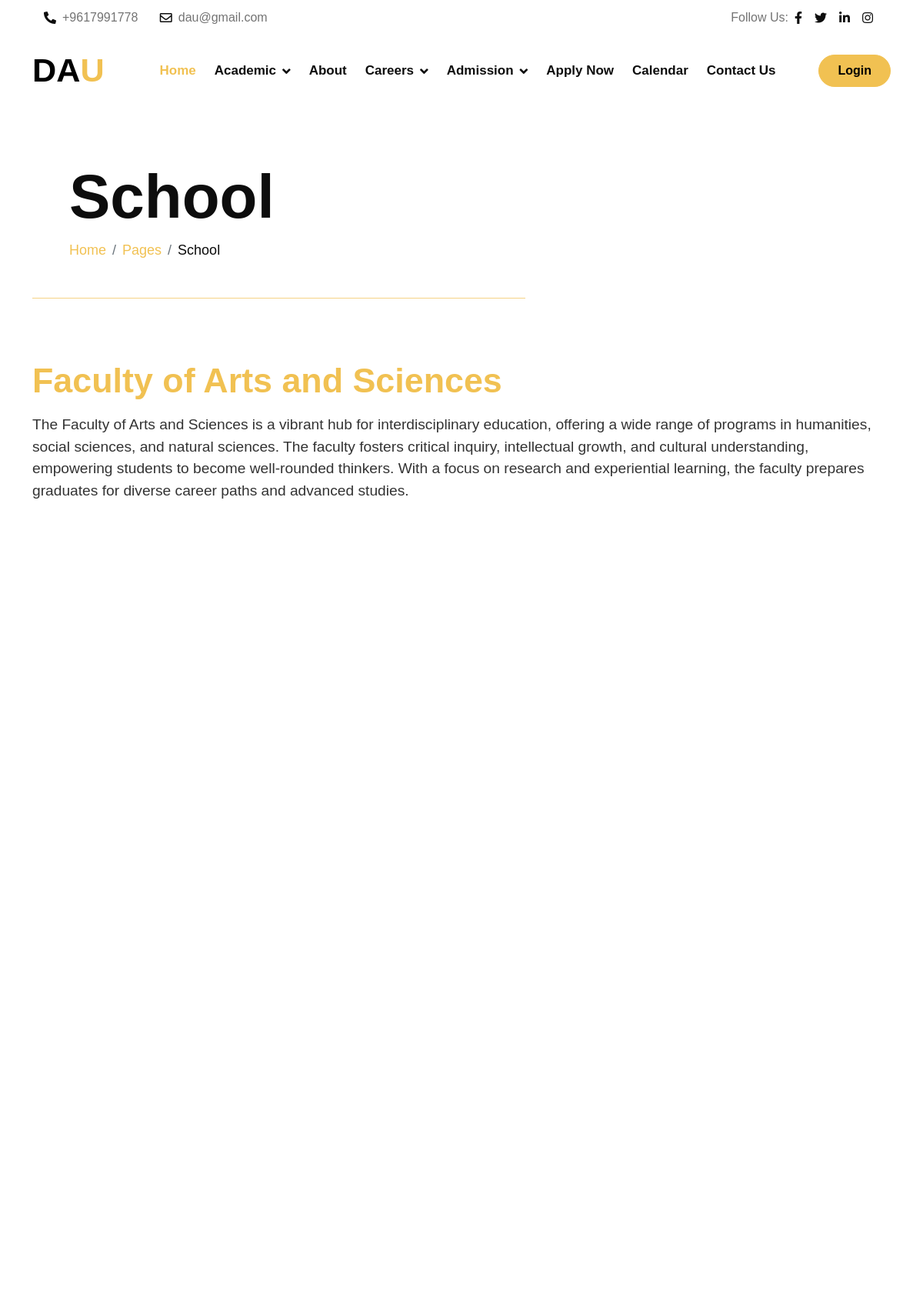
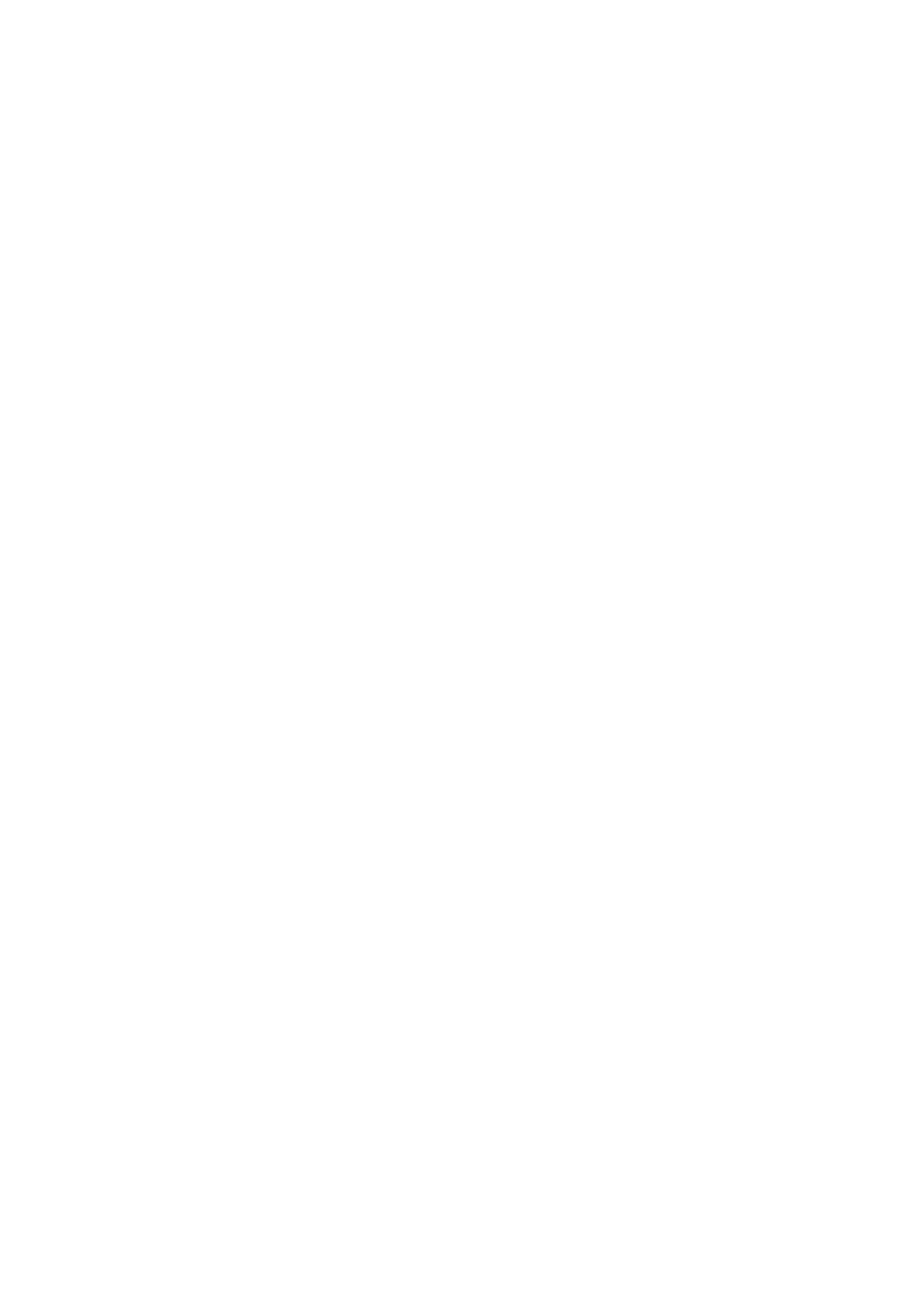
The app's page /Home/school.php (upper part) with its own data (2 pictures, top to bottom).
### tables this page shows
CREATE TABLE `moreinfo` (
  `Name` varchar(255) NOT NULL,
  `welcomeStatement` varchar(100) NOT NULL,
  `PhoneNumber` varchar(20) DEFAULT NULL,
  `Instagram` varchar(255) DEFAULT NULL,
  `Facebook` varchar(255) DEFAULT NULL,
  `Twitter` varchar(255) DEFAULT NULL,
  `Linkedin` varchar(255) DEFAULT NULL,
  `Email` varchar(255) DEFAULT NULL,
  `Location` varchar(255) DEFAULT NULL
);

CREATE TABLE `schools_home` (
  `schools_id` int(11) NOT NULL,
  `Schools` varchar(255) NOT NULL,
  `Description` text NOT NULL
);

### Home/class/DAL.class.php (called while the page is built, shortened)
<?php
class DAL
{
    public $servername = "localhost";
    public $username = "root";
    public $password = "";
    public $dbname = "university_db";
    private function connect()
    {
        $conn = new mysqli($this->servername, $this->username, $this->password, $this->dbname);
        return $conn;
    }
    public function getdata($sql)
    {
        $conn = $this->connect();
        $result = $conn->query($sql);
        $results = $result->fetch_all(MYSQLI_ASSOC);
        return $results;
    }
}

### Home/class/main.class.php (called while the page is built, shortened)
<?php
require_once('DAL.class.php');
class Main extends DAL
{
    function getAllInfo()
    {
        $sql = "SELECT * FROM moreinfo";
        return $this->getdata($sql);
    }
}

### Home/class/schools.class.php (called while the page is built)
<?php
require_once('DAL.class.php');
class School extends DAL
{
    function getSchools()
    {
        $sql = "SELECT * FROM schools_home";
        return $this->getdata($sql);
    }
}

### Home/school.php (the view, shortened to what this page needs)
<?php require_once('common/header.php'); ?>
<?php
require_once("class/schools.class.php");
$schools = new School();
$allSchools = $schools->getSchools();
?>
<body>
    <?php require_once('common/navbar.php'); ?>
    <div class="container-fluid hero-header">
        <div class="container">
            <div class="row">
                <div class="col-lg-7">
                    <div class="hero-header-inner animated zoomIn">
                        <h1 class="display-1 text-dark">School
                        </h1>
                        <ol class="breadcrumb mb-0">
                            <li class="breadcrumb-item"><a href="main.php">Home</a></li>
                            <li class="breadcrumb-item"><a href="#">Pages</a></li>
                            <li class="breadcrumb-item text-dark" aria-current="page">School</li>
                        </ol>
                    </div>
                </div>
            </div>
        </div>
    </div>
    <?php foreach ($allSchools as $schools) { ?>
        <section class="intro fade-in-section">
            <div class="container">
                <h2><?= nl2br(htmlspecialchars($schools['Schools'], ENT_QUOTES | ENT_SUBSTITUTE, 'UTF-8')) ?></h2>
                <p><?= nl2br(htmlspecialchars($schools['Description'], ENT_QUOTES | ENT_SUBSTITUTE, 'UTF-8')) ?></p>
            </div>
        </section>
    <?php } ?>
</body>
</html>

### Home/common/navbar.php (shortened to what this page needs)
<?php
require_once("class/main.class.php");
$info = new Main();
$allInfo = $info->getAllInfo();
?>
<div class="container-fluid fixed-top">
    <div class="container topbar d-none d-lg-block">
        <div class="topbar-inner" style="background-color: rgba(255, 255, 255, .5);">
            <div class="row gx-0">
                <div class="col-lg-7 text-start">
                    <div class="h-100 d-inline-flex align-items-center me-4">
                        <span class="fa fa-phone-alt me-2 text-dark"></span>
                        <a href="#" class="text-secondary"><span><?= $allInfo[0]['PhoneNumber'] ?></span></a>
                    </div>
                    <div class="h-100 d-inline-flex align-items-center">
                        <span class="far fa-envelope me-2 text-dark"></span>
                        <a href="#" class="text-secondary"><span><?= $allInfo[0]['Email'] ?></span></a>
                    </div>
                </div>
                <div class="col-lg-5 text-end">
                    <div class="h-100 d-inline-flex align-items-center">
                        <span class="text-body">Follow Us:</span>
                        <a class="text-dark px-2" href="<?= $allInfo[0]['Facebook'] ?>"><i class="fab fa-facebook-f"></i></a>
                        <a class="text-dark px-2" href="<?= $allInfo[0]['Twitter'] ?>"><i class="fab fa-twitter"></i></a>
                        <a class="text-dark px-2" href="<?= $allInfo[0]['Linkedin'] ?>"><i class="fab fa-linkedin-in"></i></a>
                        <a class="text-dark px-2" href="<?= $allInfo[0]['Instagram'] ?>"><i class="fab fa-instagram"></i></a>
                    </div>
                </div>
            </div>
        </div>
    </div>
    <div class="container">
        <nav class="navbar navbar-light navbar-expand-lg py-3">
            <a href="index.html" class="navbar-brand">
                <?php
                $name = $allInfo[0]['Name'];
                $lastLetter = substr($name, -1);
                $nameWithoutLastLetter = substr($name, 0, -1);
                ?>
                <h1 class="mb-0" style="font-size:2.7rem; color:black;">
                    <?= $nameWithoutLastLetter ?><span class="text-primary"><?= $lastLetter ?></span>
                </h1>
            </a>
            <div class="collapse navbar-collapse bg-white" id="navbarCollapse">
                <div class="navbar-nav ms-lg-auto mx-xl-auto">
                    <a href="main.php" class="nav-item nav-link active">Home</a>
                    <div class="nav-item dropdown">
                        <a href="#" class="nav-link dropdown-toggle" data-bs-toggle="dropdown">Academic</a>
                    </div>
                    <a href="about.php" class="nav-item nav-link">About</a>
                    <div class="nav-item dropdown">
                        <a href="#" class="nav-link dropdown-toggle" data-bs-toggle="dropdown">Careers</a>
                    </div>
                    <div class="nav-item dropdown">
                        <a href="#" class="nav-link dropdown-toggle" data-bs-toggle="dropdown">Admission</a>
                    </div>
                    <a href="apply.php" class="nav-item nav-link">Apply Now</a>
                    <a href="calender.php" class="nav-item nav-link">Calendar</a>
                    <a href="contact.php" class="nav-item nav-link">Contact Us</a>
                </div>
                <a href="login.php" class="btn btn-primary py-2 px-4 d-none d-xl-inline-block">Login</a>
            </div>
        </nav>
    </div>
</div>

### Home/css/style.css (style rules this page uses)
.wow, .animated { animation-duration: 2s !important; }
h1, h2, h3, .h1, .h2, .h3 { font-weight: 700 !important; font-family: 'Open', sans-serif !important; }
.btn { font-weight: 600; transition: .5s; border-radius: 40px; }
.topbar .topbar-inner { height: 45px; padding: 10px 15px; background: rgba(255, 255, 255, .5); }
.topbar a, .topbar a i { transition: 0.5s; }
.fixed-top { transition: .5s; }
.navbar { border-bottom: 1px solid rgba(255, 255, 255, .5); }
.navbar .navbar-nav .nav-link { padding: 12px; color: var(--bs-dark); font-size: 17px; font-weight: 600; transition: .5s; }
.navbar .navbar-nav .nav-link:hover, .navbar .navbar-nav .nav-link.active, .fixed-top.bg-white .navbar .navbar-nav .nav-link:hover, .fixed-top.bg-white .navbar .navbar-nav .nav-link.active { color: var(--bs-primary); }
.navbar .dropdown-toggle::after { border: none; content: "\f107"; font-family: "Font Awesome 5 Free"; font-weight: 700; vertical-align: middle; margin-left: 8px; }
@media (min-width: 992px) { .navbar-collapse { background: transparent !important; } }
.hero-header { margin-bottom: 0rem; padding-top: 10rem; padding-bottom:2rem; background-size: cover; }
.hero-header .hero-header-inner { padding: 3rem; background: rgba(255, 255, 255, .5); border: 1px solid rgba(241, 193, 82, .7); border-top: none; border-right: none; border-left: none; }
.hero-header .breadcrumb-item { font-size: 18px; }

### Home/school.php (style rules this page uses)
.fade-in-section { opacity: 0; transition: opacity 1s ease-out; }
.section-visible { opacity: 1; }
body { margin: 0; font-family: Arial, sans-serif; color: #333; }
nav { padding: 1rem 0; }
.intro { color: #fff; padding: 3rem 1rem; }
.intro h2 { font-size: 2.8rem; margin: 0 0 1rem; text-align: left; color: rgba(241, 193, 82, 1); }
.intro p { font-size: 1.2rem; margin: 0; color: #333; }

### records on screen
moreinfo: PhoneNumber "+9617991778", Email "dau@gmail.com", Name "DA", Name "U"
schools_home: Schools "Faculty of Arts and Sciences", Description "The Faculty of Arts and Sciences is a vibrant hub for interdisciplinary education, offering a wide range of programs in humanities, social sciences, and natural sciences. The faculty fosters critical inquiry, intellectual growth, and cultural understanding, empowering students to become well-rounded thinkers. With a focus on research and experiential learning, the faculty prepares graduates for diverse career paths and advanced studies."
